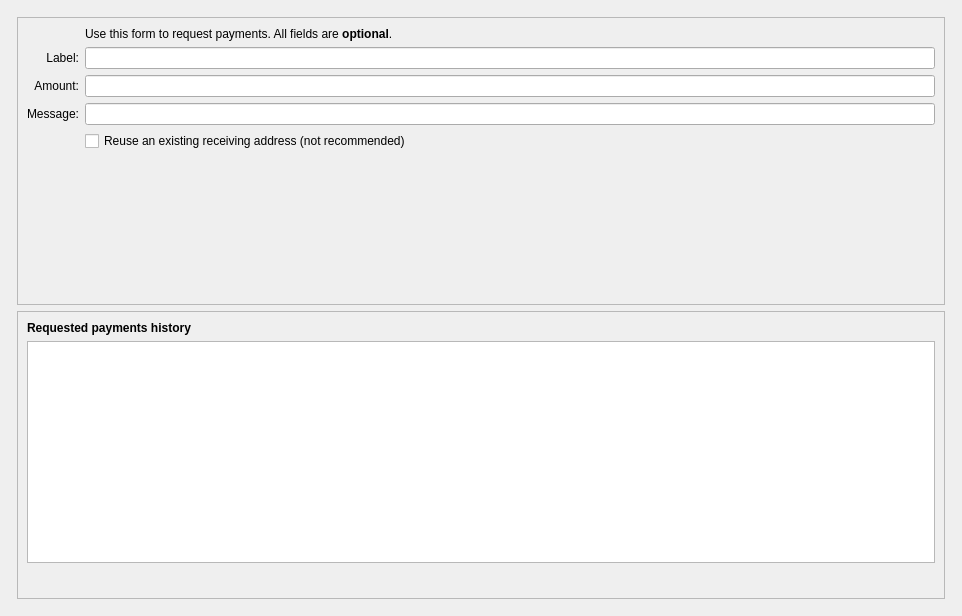
<?xml version="1.0" encoding="UTF-8"?>
<ui version="4.0">
 <class>ReceiveCoinsDialog</class>
 <widget class="QWidget" name="ReceiveCoinsDialog">
  <property name="geometry">
   <rect>
    <x>0</x>
    <y>0</y>
    <width>962</width>
    <height>616</height>
   </rect>
  </property>
  <layout class="QVBoxLayout" name="verticalLayout" stretch="0">
   <item>
    <layout class="QVBoxLayout" name="verticalLayout_Master" stretch="0">
     <property name="spacing">
      <number>0</number>
     </property>
     <item>
      <widget class="QFrame" name="frame_BG">
       <layout class="QVBoxLayout" name="verticalLayout_5">
        <property name="leftMargin">
         <number>6</number>
        </property>
        <property name="topMargin">
         <number>6</number>
        </property>
        <property name="rightMargin">
         <number>6</number>
        </property>
        <property name="bottomMargin">
         <number>6</number>
        </property>
        <item>
         <widget class="QFrame" name="frame2">
          <property name="sizePolicy">
           <sizepolicy hsizetype="Preferred" vsizetype="Expanding">
            <horstretch>0</horstretch>
            <verstretch>0</verstretch>
           </sizepolicy>
          </property>
          <property name="frameShape">
           <enum>QFrame::StyledPanel</enum>
          </property>
          <property name="frameShadow">
           <enum>QFrame::Sunken</enum>
          </property>
          <layout class="QVBoxLayout" name="verticalLayout_3">
           <item>
            <layout class="QGridLayout" name="gridLayout">
             <item row="7" column="2">
              <widget class="QCheckBox" name="reuseAddress">
               <property name="toolTip">
                <string>Reuse one of the previously used receiving addresses.&lt;br&gt;Reusing addresses has security and privacy issues.&lt;br&gt;Do not use this unless re-generating a payment request made before.</string>
               </property>
               <property name="text">
                <string>Reuse an existing receiving address (not recommended)</string>
               </property>
              </widget>
             </item>
             <item row="7" column="0">
              <widget class="QLabel" name="label_4">
               <property name="text">
                <string/>
               </property>
              </widget>
             </item>
             <item row="6" column="0">
              <widget class="QLabel" name="label_3">
               <property name="toolTip">
                <string>An optional message to attach to the payment request, which will be displayed when the request is opened. Note: The message will not be sent with the payment over the Odex network.</string>
               </property>
               <property name="text">
                <string>Message:</string>
               </property>
               <property name="alignment">
                <set>Qt::AlignRight|Qt::AlignTrailing|Qt::AlignVCenter</set>
               </property>
               <property name="buddy">
                <cstring>reqMessage</cstring>
               </property>
              </widget>
             </item>
             <item row="4" column="2">
              <widget class="QLineEdit" name="reqLabel">
               <property name="toolTip">
                <string>An optional label to associate with the new receiving address.</string>
               </property>
              </widget>
             </item>
             <item row="6" column="2">
              <widget class="QLineEdit" name="reqMessage">
               <property name="toolTip">
                <string>An optional message to attach to the payment request, which will be displayed when the request is opened.&lt;br&gt;Note: The message will not be sent with the payment over the Odex network.</string>
               </property>
              </widget>
             </item>
             <item row="2" column="2">
              <widget class="QLabel" name="label_5">
               <property name="text">
                <string>Use this form to request payments. All fields are &lt;b&gt;optional&lt;/b&gt;.</string>
               </property>
              </widget>
             </item>
             <item row="4" column="0">
              <widget class="QLabel" name="label_2">
               <property name="toolTip">
                <string>An optional label to associate with the new receiving address.</string>
               </property>
               <property name="text">
                <string>Label:</string>
               </property>
               <property name="alignment">
                <set>Qt::AlignRight|Qt::AlignTrailing|Qt::AlignVCenter</set>
               </property>
               <property name="buddy">
                <cstring>reqLabel</cstring>
               </property>
              </widget>
             </item>
             <item row="5" column="0">
              <widget class="QLabel" name="label">
               <property name="toolTip">
                <string>An optional amount to request. Leave this empty or zero to not request a specific amount.</string>
               </property>
               <property name="text">
                <string>Amount:</string>
               </property>
               <property name="alignment">
                <set>Qt::AlignRight|Qt::AlignTrailing|Qt::AlignVCenter</set>
               </property>
               <property name="buddy">
                <cstring>reqAmount</cstring>
               </property>
              </widget>
             </item>
             <item row="5" column="2">
              <widget class="BitcoinAmountField" name="reqAmount">
               <property name="minimumSize">
                <size>
                 <width>80</width>
                 <height>0</height>
                </size>
               </property>
               <property name="toolTip">
                <string>An optional amount to request. Leave this empty or zero to not request a specific amount.</string>
               </property>
              </widget>
             </item>
             <item row="8" column="0">
              <widget class="QLabel" name="label_7">
               <property name="text">
                <string/>
               </property>
              </widget>
             </item>
             <item row="8" column="2">
              <layout class="QHBoxLayout" name="horizontalLayout">
               <item>
                <widget class="QtMaterialFlatButton" name="receiveButton" native="true">
                 <property name="minimumSize">
                  <size>
                   <width>150</width>
                   <height>0</height>
                  </size>
                 </property>
                 <property name="text" stdset="0">
                  <string>Request payment</string>
                 </property>
                 <property name="icon" stdset="0">
                  <iconset resource="../odex.qrc">
                   <normaloff>:/icons/receiving_addresses</normaloff>:/icons/receiving_addresses</iconset>
                 </property>
                </widget>
               </item>
               <item>
                <widget class="QtMaterialFlatButton" name="clearButton" native="true">
                 <property name="sizePolicy">
                  <sizepolicy hsizetype="Minimum" vsizetype="Fixed">
                   <horstretch>0</horstretch>
                   <verstretch>0</verstretch>
                  </sizepolicy>
                 </property>
                 <property name="toolTip">
                  <string>Clear all fields of the form.</string>
                 </property>
                 <property name="text" stdset="0">
                  <string>Clear</string>
                 </property>
                 <property name="icon" stdset="0">
                  <iconset resource="../odex.qrc">
                   <normaloff>:/icons/remove</normaloff>:/icons/remove</iconset>
                 </property>
                 <property name="autoDefault" stdset="0">
                  <bool>false</bool>
                 </property>
                </widget>
               </item>
               <item>
                <spacer name="horizontalSpacer">
                 <property name="orientation">
                  <enum>Qt::Horizontal</enum>
                 </property>
                 <property name="sizeHint" stdset="0">
                  <size>
                   <width>40</width>
                   <height>20</height>
                  </size>
                 </property>
                </spacer>
               </item>
              </layout>
             </item>
             <item row="9" column="2">
              <spacer name="verticalSpacer">
               <property name="orientation">
                <enum>Qt::Vertical</enum>
               </property>
               <property name="sizeHint" stdset="0">
                <size>
                 <width>20</width>
                 <height>40</height>
                </size>
               </property>
              </spacer>
             </item>
            </layout>
           </item>
          </layout>
         </widget>
        </item>
        <item>
         <widget class="QFrame" name="frame">
          <property name="sizePolicy">
           <sizepolicy hsizetype="Preferred" vsizetype="Expanding">
            <horstretch>0</horstretch>
            <verstretch>0</verstretch>
           </sizepolicy>
          </property>
          <property name="frameShape">
           <enum>QFrame::StyledPanel</enum>
          </property>
          <property name="frameShadow">
           <enum>QFrame::Raised</enum>
          </property>
          <layout class="QVBoxLayout" name="verticalLayout_2">
           <item>
            <widget class="QLabel" name="label_6">
             <property name="font">
              <font>
               <weight>75</weight>
               <bold>true</bold>
              </font>
             </property>
             <property name="text">
              <string>Requested payments history</string>
             </property>
            </widget>
           </item>
           <item>
            <widget class="QTableView" name="recentRequestsView">
             <property name="palette">
              <palette>
               <active>
                <colorrole role="Text">
                 <brush brushstyle="SolidPattern">
                  <color alpha="255">
                   <red>51</red>
                   <green>51</green>
                   <blue>51</blue>
                  </color>
                 </brush>
                </colorrole>
               </active>
               <inactive>
                <colorrole role="Text">
                 <brush brushstyle="SolidPattern">
                  <color alpha="255">
                   <red>51</red>
                   <green>51</green>
                   <blue>51</blue>
                  </color>
                 </brush>
                </colorrole>
               </inactive>
               <disabled>
                <colorrole role="Text">
                 <brush brushstyle="SolidPattern">
                  <color alpha="255">
                   <red>85</red>
                   <green>85</green>
                   <blue>85</blue>
                  </color>
                 </brush>
                </colorrole>
               </disabled>
              </palette>
             </property>
             <property name="contextMenuPolicy">
              <enum>Qt::CustomContextMenu</enum>
             </property>
             <property name="tabKeyNavigation">
              <bool>false</bool>
             </property>
             <property name="sortingEnabled">
              <bool>true</bool>
             </property>
            </widget>
           </item>
           <item>
            <layout class="QHBoxLayout" name="horizontalLayout_2">
             <item>
              <widget class="QtMaterialFlatButton" name="showRequestButton" native="true">
               <property name="enabled">
                <bool>false</bool>
               </property>
               <property name="toolTip">
                <string>Show the selected request (does the same as double clicking an entry)</string>
               </property>
               <property name="text" stdset="0">
                <string>Show</string>
               </property>
               <property name="icon" stdset="0">
                <iconset resource="../odex.qrc">
                 <normaloff>:/icons/edit</normaloff>:/icons/edit</iconset>
               </property>
               <property name="autoDefault" stdset="0">
                <bool>false</bool>
               </property>
              </widget>
             </item>
             <item>
              <widget class="QtMaterialFlatButton" name="removeRequestButton" native="true">
               <property name="enabled">
                <bool>false</bool>
               </property>
               <property name="toolTip">
                <string>Remove the selected entries from the list</string>
               </property>
               <property name="text" stdset="0">
                <string>Remove</string>
               </property>
               <property name="icon" stdset="0">
                <iconset resource="../odex.qrc">
                 <normaloff>:/icons/remove</normaloff>:/icons/remove</iconset>
               </property>
               <property name="autoDefault" stdset="0">
                <bool>false</bool>
               </property>
              </widget>
             </item>
             <item>
              <spacer name="horizontalSpacer_2">
               <property name="orientation">
                <enum>Qt::Horizontal</enum>
               </property>
               <property name="sizeHint" stdset="0">
                <size>
                 <width>40</width>
                 <height>20</height>
                </size>
               </property>
              </spacer>
             </item>
            </layout>
           </item>
          </layout>
         </widget>
        </item>
       </layout>
      </widget>
     </item>
    </layout>
   </item>
  </layout>
 </widget>
 <customwidgets>
  <customwidget>
   <class>QtMaterialFlatButton</class>
   <extends>QWidget</extends>
   <header>qtmaterialflatbutton.h</header>
  </customwidget>
  <customwidget>
   <class>BitcoinAmountField</class>
   <extends>QLineEdit</extends>
   <header>bitcoinamountfield.h</header>
   <container>1</container>
  </customwidget>
 </customwidgets>
 <tabstops>
  <tabstop>reqLabel</tabstop>
  <tabstop>reqAmount</tabstop>
  <tabstop>reqMessage</tabstop>
  <tabstop>reuseAddress</tabstop>
  <tabstop>receiveButton</tabstop>
  <tabstop>clearButton</tabstop>
  <tabstop>recentRequestsView</tabstop>
  <tabstop>showRequestButton</tabstop>
  <tabstop>removeRequestButton</tabstop>
 </tabstops>
 <resources>
  <include location="../odex.qrc"/>
 </resources>
 <connections/>
</ui>
